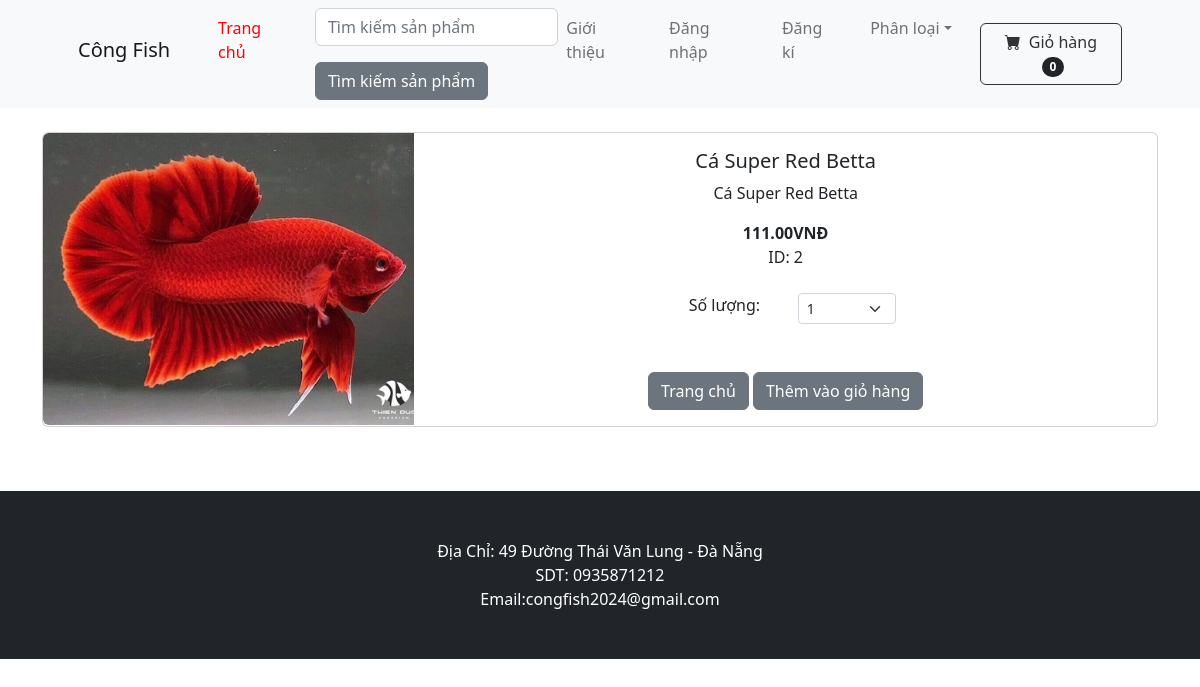
The app's page /product/2 with its own data.
### store/models.py (models this page shows, shortened)
class Product(models.Model):
    name = models.CharField(max_length=100)
    price = models.DecimalField(default=0, decimal_places=2, max_digits=6)
    category = models.ForeignKey(Category, on_delete=models.CASCADE, default=1)
    description = models.CharField(max_length=100000, default='', blank=True, null=True)
    image = models.ImageField(upload_to='uploads/product/')
    is_sale = models.BooleanField(default=False)
    sale_price = models.DecimalField(default=0, decimal_places=2, max_digits=6)

### store/views.py (the view)
# urls.py: path('product/<int:pk>', views.product, name='product'),
def product(request,pk):
    products = Product.objects.get(id=pk)
    return render(request, 'product.html', {'product':products})

### cart/cart.py (called while the page is built)
    def __len__(self):
        return len(self.cart)

### cart/context_processors.py (called while the page is built)
def cart(request):
    return{'cart': Cart(request)}

### store/templates/product.html (shortened to what this page needs)
{% extends 'base.html' %}
{% load static %}
{% block content %}
<div class="container">
<br/>
    <div class="card mb-3" >
  <div class="row g-0">
    <div class="col-md-4">
      <img src="{{ product.image.url }}" class="img-fluid rounded-start" alt="load">
    </div>
    <div class="col-md-8">
      <div class="card-body">
        <center>
        <h5 class="card-title">{{ product.name }}</h5>
        <p class="card-text">{{ product.description }}</p>
        {% if product.is_sale %}
            <strike class="product-price">{{product.price}}VNĐ</strike>
            <strong class="product-price">{{product.sale_price}}VNĐ</strong>
        {% else %}
            <strong class="product-price">{{product.price}}VNĐ</strong>
            <br/>ID: {{ product.id }}
        {% endif %}
        <br/> <br/>
              <div class="row justify-content-center">
              <div class="col-md-2">Số lượng:</div>
                <div class="col-md-2">
                <select class="form-select form-select-sm" id="qty-cart">
                  <option value="1">1</option>
                </select>
                </div>
            </div>
        <br/> <br/>
        <a href="{% url 'home' %}" class="btn btn-secondary">Trang chủ</a>
        <button type="button" value="{{ product.id }}"
        class="btn btn-secondary" id="add-cart">
        Thêm vào giỏ hàng
        </button>
        </center>
      </div>
    </div>
  </div>
</div>
</div>
<br/> <br/>
{% endblock %}

### records on screen
Product: image (picture), name "Cá Super Red Betta", description "Cá Super Red Betta", price "111.00", id "2"

### other values on screen
{{ cart|length }} "0"
